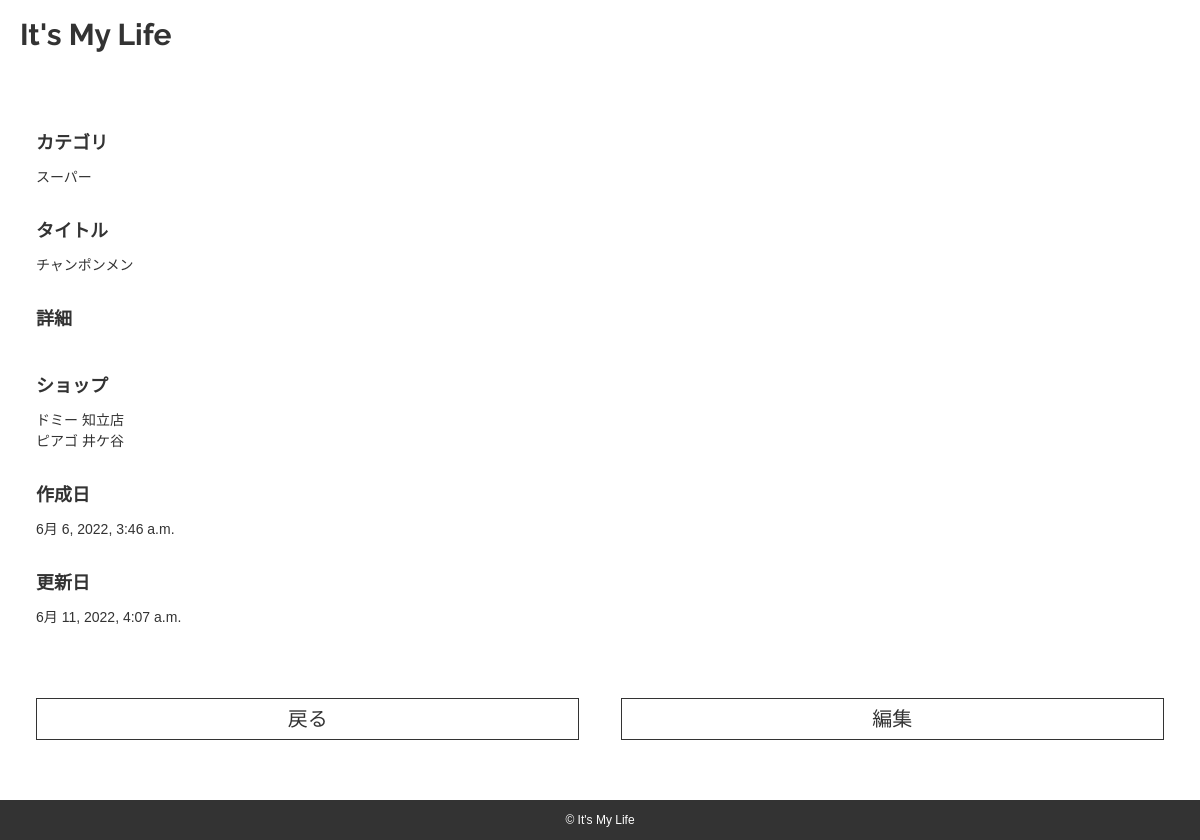
The app's page /foods/food/2 with its own data.
### foods/models.py (models this page shows, shortened)
class Food(models.Model):
    title = models.CharField(max_length=100)
    desc = models.TextField(null=True, blank=True)
    category = models.ForeignKey(Category, on_delete=models.SET_NULL, null=True)
    shop = models.ManyToManyField(Shop)
    created_at = models.DateTimeField(auto_now_add=True)
    updated_at = models.DateTimeField(auto_now=True)

class Category(models.Model):
    name = models.CharField(max_length=30, null=True)
    def __str__(self):
        return self.name

class Shop(models.Model):
    name = models.CharField(max_length=100, null=True)
    def __str__(self):
        return self.name

### foods/views.py (the view)
# urls.py: path('food/<int:pk>', food_func, name='food'),
def food_func(request, pk):
    object = get_object_or_404(Food, pk=pk)
    return render(request, 'food.html', {'object': object})

### templates/food.html (shortened to what this page needs)
{% extends 'base.html' %}
{% load static %}
{% block content %}
    <article id="create" class="container">
        <form method="post" action="">
            <table>
                <tr>
                    <th>カテゴリ</th>
                    <td>{{ object.category }}</td>
                </tr>
                <tr>
                    <th>タイトル</th>
                    <td>{{ object.title }}</td>
                </tr>
                <tr>
                    <th>詳細</th>
                    <td>{{ object.desc }}</td>
                </tr>
                <tr>
                    <th>ショップ</th>
                    <td>
                        <ul>
                            {% for item in object.shop.all %}
                                <li>{{ item }}</li>
                            {% endfor %}
                        </ul>
                    </td>
                </tr>
                <tr>
                    <th>作成日</th>
                    <td>{{ object.created_at }}</td>
                </tr>
                <tr>
                    <th>更新日</th>
                    <td>{{ object.updated_at }}</td>
                </tr>
            </table>
            <div class="box_btn">
                <a class="button" href="javascript:history.back();">戻る</a>
                <a class="button" href="{% url 'update' object.pk %}">編集</a>
            </div>
        </form>
    </article>
{% endblock content %}

### static/css/styles.css (style rules this page uses)
html, body, div, span, object, iframe, h1, h2, h3, h4, h5, h6, p, blockquote, pre, abbr, address, cite, code, del, dfn, em, img, ins, kbd, q, samp, small, strong, sub, sup, var, b, i, dl, dt, dd, ol, ul, li, fieldset, form, label, legend, table, caption, tbody, tfoot, thead, tr, th, td, article, aside, canvas, details, figcaption, figure, footer, header, hgroup, menu, nav, section, summary, time, mark, audio, video { margin: 0; padding: 0; border: 0; outline: 0; font-size: 100%; vertical-align: baseline; background: transparent; }
body { line-height: 1; }
article, aside, details, figcaption, figure, footer, header, hgroup, menu, nav, section { display: block; }
ul { list-style: none; }
a { margin: 0; padding: 0; font-size: 100%; vertical-align: baseline; background: transparent; }
table { border-collapse: collapse; border-spacing: 0; }
body { color: #333; font-family: "游ゴシック", YuGothic, "Hiragino Kaku Gothic ProN", "ヒラギノ角ゴ ProN W3", Meiryo, メイリオ, sans-serif; font-size: 14px; word-wrap: break-word; -webkit-font-smoothing: subpixel-antialiased; -webkit-text-size-adjust: 100%; -ms-overflow-style: none; scrollbar-width: none; }
a { color: #333; text-decoration: none; }
.container { width: 94vw; margin: 0 auto; padding: 60px 0 60px; }
#create table { width: 100%; line-height: 1.5; margin: 0 0 40px; }
#create table tr th { display: block; width: 100%; text-align: left; padding: 0 0 10px 0; font-size: 18px; }
#create table tr td { display: block; width: 100%; padding: 0 0 30px 0; }
form .box_btn { display: flex; display: -ms-flex; justify-content: space-between; margin: 30px 0 0; }
form .box_btn button, form .box_btn .button { width: 48%; }
form button, form .button { text-decoration: none; color: #333; display: flex; display: -ms-flex; justify-content: center; align-items: center; width: 100%; height: 40px; border: 1px solid #333; font-size: 20px; font-weight: normal; background: none; cursor: pointer; transition: opacity 0.25s; }

### records on screen
Food: category "スーパー", title "チャンポンメン", created_at "6月 6, 2022, 3:46 a.m.", updated_at "6月 11, 2022, 4:07 a.m."
Shop: name "ドミー 知立店"
Shop: name "ピアゴ 井ケ谷"
